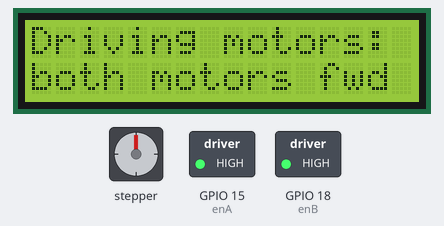
The program below on a simulated Raspberry Pi (BCM pin numbers). On the bench: 16×2 character LCD, stepper motor, switched loads named in the program (green lamp = pin HIGH). The stepper is drawn at 200 steps a turn; library files of the repository ran but are not shown: I2C_LCD_driver.py; pins used as bus, display or sensor lines are not drawn; what the program prints to the terminal is not drawn. At 33.7 s the program stops and its outputs stay as they are.

Above: at 0.5 s.
At 5.7 s:
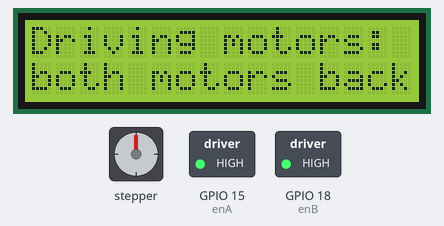
At 10.9 s:
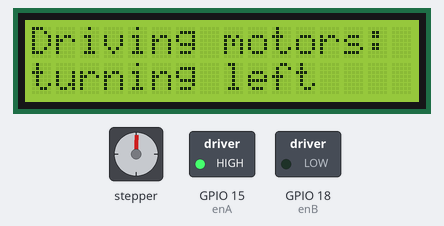
At 16.1 s:
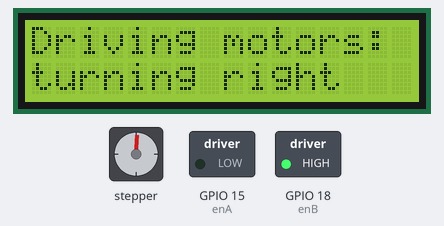
At 21.3 s:
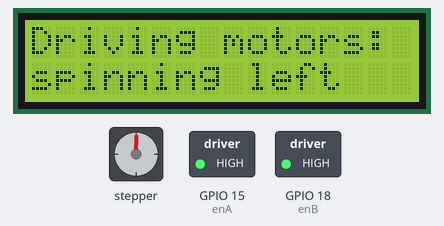
At 31.7 s:
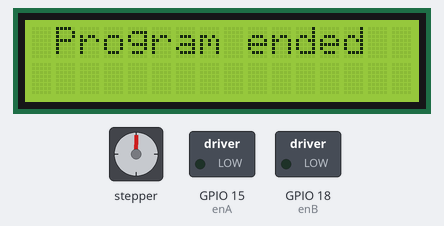
Timing chart, 0 to 33.2 s (numbered marks = the images above):
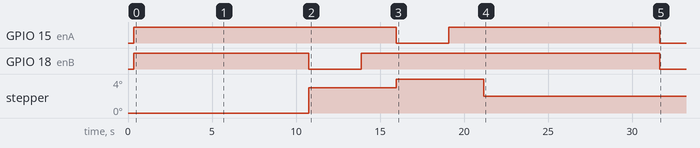

The program:

L298N_motors_LCD_on_off.py
```python
# L298N controlled motors - Simple on/off Motor Test Code ie not using PWM00000

# command to run:  python3 ./RPi_maker_PCB5/motor_control/drive_motors/L298N_motor_controller/L298N_motors_LCD_on_off.py

#+-+-+-+-+-+-+-+-+-+-+-+-+-+-+-+-+-+-+-+-+-+-+-+-+-+-+-+-+-+-+-+-+-+-+-+-+-+-+-+-+-+-+-+
#
# Raspberry Pi generic set of simple (non PWM) L298N motor functions
#
# pin settings to be adjusted depending upon how the motors are wired
#
#+-+-+-+-+-+-+-+-+-+-+-+-+-+-+-+-+-+-+-+-+-+-+-+-+-+-+-+-+-+-+-+-+-+-+-+-+-+-+-+-+-+-+-+

def forward():
    print ("forward")
    # in1, in2, in3 and in4 to be adjusted so that both motors go fwd

    # set enA on, set in1 off and in2 on (right motor)
    GPIO.output(enA, 1)
    GPIO.output(in1, 0)
    GPIO.output(in2, 1)

    # set enB on, set in3 off and in4 on (left motor)
    GPIO.output(enB, 1)
    GPIO.output(in3, 0)
    GPIO.output(in4, 1)

def backward():
    print ("backward")
    # in1, in2, in3 and in4 to be adjusted so that both motors go back

    # set enA on, set in1 on and in2 off (right motor)
    GPIO.output(enA, 1)
    GPIO.output(in1, 1)
    GPIO.output(in2, 0)

    # set enB on, set in3 on and in4 off (left motor)
    GPIO.output(enB, 1)
    GPIO.output(in3, 1)
    GPIO.output(in4, 0)

def stop(mode):
    if mode == "brake":
        print ("brake stop")
        # motor braking
        # set enA on, set in1 off and in2 off
        GPIO.output(enA, 1)
        GPIO.output(in1, 0)
        GPIO.output(in2, 0)
        # set enB on, set in3 off and in4 off
        GPIO.output(enB, 1)
        GPIO.output(in3, 0)
        GPIO.output(in4, 0)

    elif mode == "coast":
        print ("coast stop")
        # coasting
        # set enA off, set in1 off and in2 off
        GPIO.output(enA, 0)
        GPIO.output(in1, 0)
        GPIO.output(in2, 0)
        # set enB off, set in3 off and in4 off
        GPIO.output(enB, 0)
        GPIO.output(in3, 0)
        GPIO.output(in4, 0)

def turnRight():   # left motor fwd & right motor off
    print ("turn Right")

    # set enA off, set in1 off and in2 off (right motor)
    GPIO.output(enA, 0)
    GPIO.output(in1, 0)
    GPIO.output(in2, 0)

    # set enB on, set in3 off and in4 on (left motor)
    GPIO.output(enB, 1)
    GPIO.output(in3, 0)
    GPIO.output(in4, 1)

def turnLeft():   # right motor fwd & left motor off
    print ("turn Left")

    # set enA on, set in1 off and in2 on (right motor)
    GPIO.output(enA, 1)
    GPIO.output(in1, 0)
    GPIO.output(in2, 1)

    # set enB off, set in3 off and in4 off (left motor)
    GPIO.output(enB, 0)
    GPIO.output(in3, 0)
    GPIO.output(in4, 0)

def spinRight():   # left motor fwd & right motor back
    print ("spin Right")

    # set enA on, set in1 on and in2 off (right motor)
    GPIO.output(enA, 1)
    GPIO.output(in1, 1)
    GPIO.output(in2, 0)

    # set enB on, set in3 off and in4 on (left motor)
    GPIO.output(enB, 1)
    GPIO.output(in3, 0)
    GPIO.output(in4, 1)

def spinLeft():   # left motor back & right motor fwd
    print ("spin Left")

   # set enA on, set in1 off and in2 on (right motor)
    GPIO.output(enA, 1)
    GPIO.output(in1, 0)
    GPIO.output(in2, 1)

   # set enB on, set in3 on and in4 off (left motor)
    GPIO.output(enB, 1)
    GPIO.output(in3, 1)
    GPIO.output(in4, 0)

#+-+-+-+-+-+-+-+-+-+-+-+-+-+-+-+-+-+-+-+-+-+-+-+-+-+-+-+-+-+-+-+-+-+-+-+-+-+-+-+-+-+-+-+
#
# main code
#
#+-+-+-+-+-+-+-+-+-+-+-+-+-+-+-+-+-+-+-+-+-+-+-+-+-+-+-+-+-+-+-+-+-+-+-+-+-+-+-+-+-+-+-+

# import the LCD driver code, initalise the LCD and clear the screen
import I2C_LCD_driver
mylcd = I2C_LCD_driver.lcd()
mylcd.lcd_clear()  # clear LCD screen

import RPi.GPIO as GPIO # Import the GPIO Library
import time # Import the Time library

# Set the GPIO modes
GPIO.setmode(GPIO.BCM)
GPIO.setwarnings(False)

# L298N setup code
# Define Outputs from RPi to L298N - variable names are as per the L298N pin labels
# the IN1-IN4 pins 'borrow' the PCB stepper motor / SPI connections on the 7P female connector
# enA and enB use two of the spare GPIO pins
enA = 15   # this will be a software set PWM pin
in1 = 8
in2 = 11
enB = 18   # this will be a software set PWM pin
in3 = 9
in4 = 10

# Set the GPIO Pin mode
GPIO.setup(enA, GPIO.OUT)
GPIO.setup(in1, GPIO.OUT)
GPIO.setup(in2, GPIO.OUT)
GPIO.setup(enB, GPIO.OUT)
GPIO.setup(in3, GPIO.OUT)
GPIO.setup(in4, GPIO.OUT)

# Turn all motors off
stop("coast")
mylcd.lcd_clear()  # clear LCD screen
mylcd.lcd_display_string("Driving motors:", 1, 0)   # display at row 1 column 0
mylcd.lcd_display_string("both motors off", 2, 0)   # display at row 2 column 0

forward()
mylcd.lcd_clear()  # clear LCD screen
mylcd.lcd_display_string("Driving motors:", 1, 0)   # display at row 1 column 0
mylcd.lcd_display_string("both motors fwd", 2, 0)   # display at row 2 column 0
time.sleep(3)
stop("brake")
mylcd.lcd_clear()  # clear LCD screen
mylcd.lcd_display_string("Driving motors:", 1, 0)   # display at row 1 column 0
mylcd.lcd_display_string("both motors off", 2, 0)   # display at row 2 column 0
time.sleep(2)


backward()
mylcd.lcd_clear()  # clear LCD screen
mylcd.lcd_display_string("Driving motors:", 1, 0)   # display at row 1 column 0
mylcd.lcd_display_string("both motors back", 2, 0)   # display at row 2 column 0
time.sleep(3)
stop("brake")
mylcd.lcd_clear()  # clear LCD screen
mylcd.lcd_display_string("Driving motors:", 1, 0)   # display at row 1 column 0
mylcd.lcd_display_string("both motors off", 2, 0)   # display at row 2 column 0
time.sleep(2)

turnLeft()
mylcd.lcd_clear()  # clear LCD screen
mylcd.lcd_display_string("Driving motors:", 1, 0)   # display at row 1 column 0
mylcd.lcd_display_string("turning left", 2, 0)   # display at row 2 column 0
time.sleep(3)
stop("brake")
mylcd.lcd_clear()  # clear LCD screen
mylcd.lcd_display_string("Driving motors:", 1, 0)   # display at row 1 column 0
mylcd.lcd_display_string("both motors off", 2, 0)   # display at row 2 column 0
time.sleep(2)

turnRight()
mylcd.lcd_clear()  # clear LCD screen
mylcd.lcd_display_string("Driving motors:", 1, 0)   # display at row 1 column 0
mylcd.lcd_display_string("turning right", 2, 0)   # display at row 2 column 0
time.sleep(3)
stop("brake")
mylcd.lcd_clear()  # clear LCD screen
mylcd.lcd_display_string("Driving motors:", 1, 0)   # display at row 1 column 0
mylcd.lcd_display_string("both motors off", 2, 0)   # display at row 2 column 0
time.sleep(2)

spinLeft()
mylcd.lcd_clear()  # clear LCD screen
mylcd.lcd_display_string("Driving motors:", 1, 0)   # display at row 1 column 0
mylcd.lcd_display_string("spinning left", 2, 0)   # display at row 2 column 0
time.sleep(3)
stop("brake")
mylcd.lcd_clear()  # clear LCD screen
mylcd.lcd_display_string("Driving motors:", 1, 0)   # display at row 1 column 0
mylcd.lcd_display_string("both motors off", 2, 0)   # display at row 2 column 0
time.sleep(2)

spinRight()
mylcd.lcd_clear()  # clear LCD screen
mylcd.lcd_display_string("Driving motors:", 1, 0)   # display at row 1 column 0
mylcd.lcd_display_string("spinning right", 2, 0)   # display at row 2 column 0
time.sleep(3)
stop("brake")
mylcd.lcd_clear()  # clear LCD screen
mylcd.lcd_display_string("Driving motors:", 1, 0)   # display at row 1 column 0
mylcd.lcd_display_string("both motors off", 2, 0)   # display at row 2 column 0
time.sleep(2)

mylcd.lcd_clear()  # clear LCD screen
mylcd.lcd_display_string("Program ended", 1, 1)     # display at row 1 column 1
GPIO.cleanup()

time.sleep(2)
mylcd.lcd_clear()  # clear LCD screen
mylcd.backlight(0) # turn off LCD backlight
```

Measured:
- by itself, GPIO 15 (enA): LOW → HIGH at 0.34 s, → LOW 15.6 s later, → HIGH 3.1 s later, → LOW 12.6 s later
- by itself, GPIO 18 (enB): LOW → HIGH at 0.34 s, → LOW 10.4 s later, → HIGH 3.1 s later, → LOW 17.8 s later
- what the display in image 0 shows lasts 3.0 s, from 0.4 s to 3.4 s
- what the display in image 2 shows lasts 3.1 s, from 10.9 s to 14.0 s
